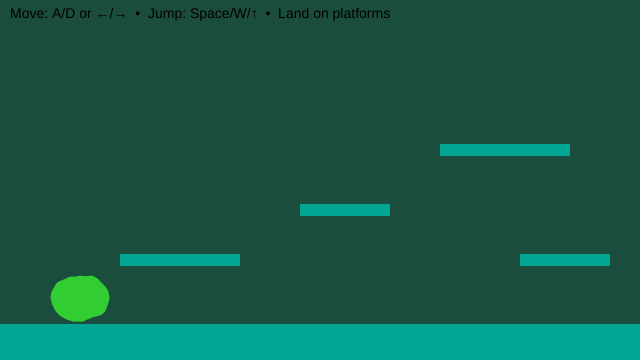
Frame 1 (no input)
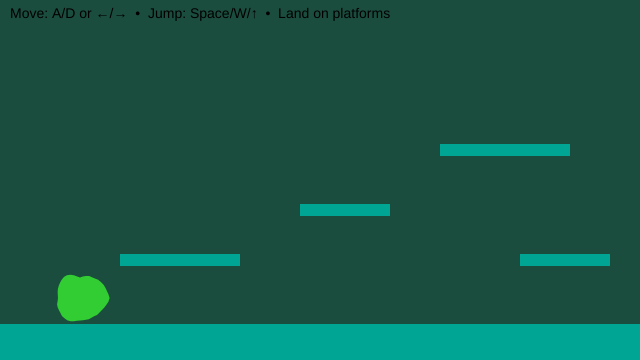
Frame 60 (no input)
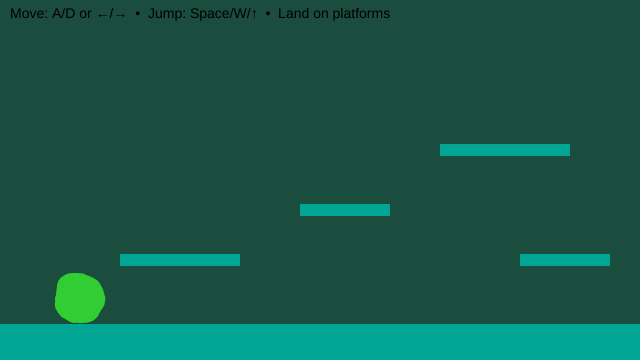
Frame 120 (the mouse pressed at the canvas centre since frame 60)

The p5.js sketch that drew these frames (run headless with seeded random() and noise() and a simulated clock; from frame 60 on, the mouse is pressed at the canvas centre):

// p5.js sketch
// ── sketch.js
// Y-position of the floor (ground level)
let floorY3;

// Player character (soft, animated blob)
let blob3 = {
  // Position (centre of the blob)
  x: 80,
  y: 0,

  // Visual properties
  r: 26, // Base radius
  points: 48, // Number of points used to draw the blob
  wobble: 9, // Edge deformation amount
  wobbleFreq: 0.9,

  // Time values for breathing animation
  t: 0,
  tSpeed: 0.03,

  // Physics: velocity
  vx: 0, // Horizontal velocity
  vy: 0, // Vertical velocity

  // Movement tuning
  accel: 0.55, // Horizontal acceleration
  maxRun: 4.0, // Maximum horizontal speed
  gravity: 0.65, // Downward force
  jumpV: -11.0, // Initial jump impulse

  // State
  onGround: false, // True when standing on a platform

  // Friction
  frictionAir: 0.995, // Light friction in air
  frictionGround: 0.88, // Stronger friction on ground
};

// List of solid platforms the blob can stand on
// Each platform is an axis-aligned rectangle (AABB)
let platforms = [];

function setup() {
  createCanvas(640, 360);

  // Define the floor height
  floorY3 = height - 36;

  noStroke();
  textFont("sans-serif");
  textSize(14);

  // Create platforms (floor + steps)
  platforms = [
    { x: 0, y: floorY3, w: width, h: height - floorY3 }, // floor
    { x: 120, y: floorY3 - 70, w: 120, h: 12 }, // low step
    { x: 300, y: floorY3 - 120, w: 90, h: 12 }, // mid step
    { x: 440, y: floorY3 - 180, w: 130, h: 12 }, // high step
    { x: 520, y: floorY3 - 70, w: 90, h: 12 }, // return ramp
  ];

  // Start the blob resting on the floor
  blob3.y = floorY3 - blob3.r - 1;
}

function draw() {
  background("#1B4D3E");

  // --- Draw all platforms ---
  fill("#00A693");
  for (const p of platforms) {
    rect(p.x, p.y, p.w, p.h);
  }

  // --- Input: left/right movement ---
  let move = 0;
  if (keyIsDown(65) || keyIsDown(LEFT_ARROW)) move -= 1; // A or ←
  if (keyIsDown(68) || keyIsDown(RIGHT_ARROW)) move += 1; // D or →
  blob3.vx += blob3.accel * move;

  // --- Apply friction and clamp speed ---
  blob3.vx *= blob3.onGround ? blob3.frictionGround : blob3.frictionAir;
  blob3.vx = constrain(blob3.vx, -blob3.maxRun, blob3.maxRun);

  // --- Apply gravity ---
  blob3.vy += blob3.gravity;

  // --- Collision representation ---
  // We collide using a rectangle (AABB),
  // even though the blob is drawn as a circle
  let box = {
    x: blob3.x - blob3.r,
    y: blob3.y - blob3.r,
    w: blob3.r * 2,
    h: blob3.r * 2,
  };

  // --- STEP 1: Move horizontally, then resolve X collisions ---
  box.x += blob3.vx;
  for (const s of platforms) {
    if (overlap(box, s)) {
      if (blob3.vx > 0) {
        // Moving right → hit the left side of a platform
        box.x = s.x - box.w;
      } else if (blob3.vx < 0) {
        // Moving left → hit the right side of a platform
        box.x = s.x + s.w;
      }
      blob3.vx = 0;
    }
  }

  // --- STEP 2: Move vertically, then resolve Y collisions ---
  box.y += blob3.vy;
  blob3.onGround = false;

  for (const s of platforms) {
    if (overlap(box, s)) {
      if (blob3.vy > 0) {
        // Falling → land on top of a platform
        box.y = s.y - box.h;
        blob3.vy = 0;
        blob3.onGround = true;
      } else if (blob3.vy < 0) {
        // Rising → hit the underside of a platform
        box.y = s.y + s.h;
        blob3.vy = 0;
      }
    }
  }

  // --- Convert collision box back to blob centre ---
  blob3.x = box.x + box.w / 2;
  blob3.y = box.y + box.h / 2;

  // Keep blob inside the canvas horizontally
  blob3.x = constrain(blob3.x, blob3.r, width - blob3.r);

  // --- Draw the animated blob ---
  blob3.t += blob3.tSpeed;
  drawBlobCircle(blob3);

  // --- HUD ---
  fill(0);
  text("Move: A/D or ←/→  •  Jump: Space/W/↑  •  Land on platforms", 10, 18);
}

// Axis-Aligned Bounding Box (AABB) overlap test
// Returns true if rectangles a and b intersect
function overlap(a, b) {
  return (
    a.x < b.x + b.w && a.x + a.w > b.x && a.y < b.y + b.h && a.y + a.h > b.y
  );
}

// Draws the blob using Perlin noise for a soft, breathing effect
function drawBlobCircle(b) {
  fill("#32CD32");
  beginShape();

  for (let i = 0; i < b.points; i++) {
    const a = (i / b.points) * TAU;

    // Noise-based radius offset
    const n = noise(
      cos(a) * b.wobbleFreq + 100,
      sin(a) * b.wobbleFreq + 100,
      b.t
    );

    const r = b.r + map(n, 0, 1, -b.wobble, b.wobble);

    vertex(b.x + cos(a) * r, b.y + sin(a) * r);
  }

  endShape(CLOSE);
}

// Jump input (only allowed when grounded)
function keyPressed() {
  if (
    (key === " " || key === "W" || key === "w" || keyCode === UP_ARROW) &&
    blob3.onGround
  ) {
    blob3.vy = blob3.jumpV;
    blob3.onGround = false;
  }
}
